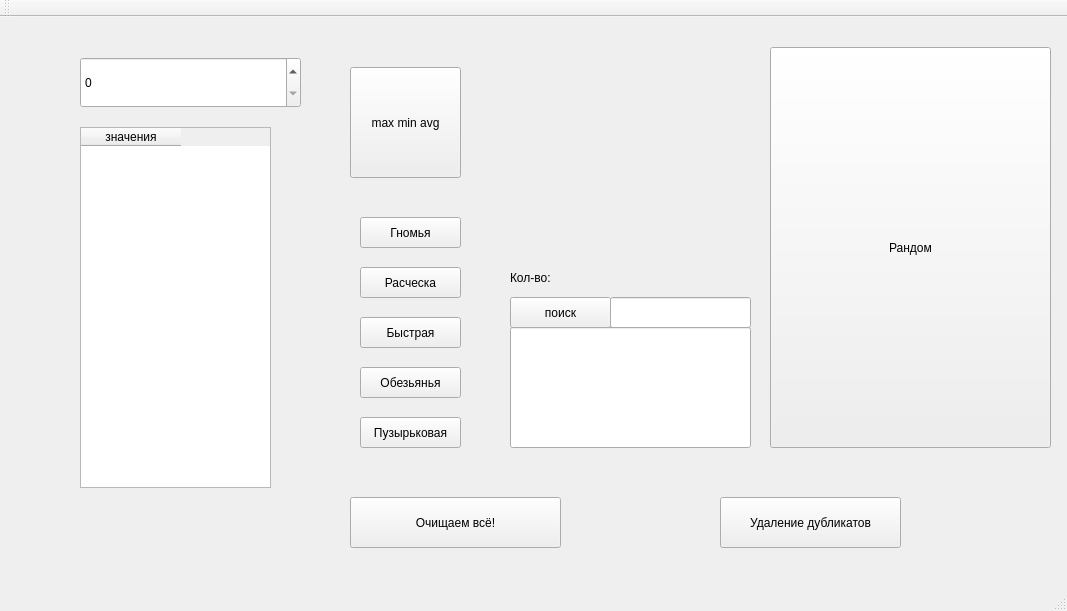
<?xml version="1.0" encoding="UTF-8"?>
<ui version="4.0">
 <class>MainWindow</class>
 <widget class="QMainWindow" name="MainWindow">
  <property name="geometry">
   <rect>
    <x>0</x>
    <y>0</y>
    <width>1067</width>
    <height>611</height>
   </rect>
  </property>
  <property name="windowTitle">
   <string>MainWindow</string>
  </property>
  <widget class="QWidget" name="centralWidget">
   <widget class="QSpinBox" name="spinBox">
    <property name="geometry">
     <rect>
      <x>80</x>
      <y>40</y>
      <width>221</width>
      <height>51</height>
     </rect>
    </property>
    <property name="maximum">
     <number>200</number>
    </property>
   </widget>
   <widget class="QTableWidget" name="tableWidget">
    <property name="geometry">
     <rect>
      <x>80</x>
      <y>110</y>
      <width>191</width>
      <height>361</height>
     </rect>
    </property>
    <column>
     <property name="text">
      <string>значения</string>
     </property>
    </column>
   </widget>
   <widget class="QPushButton" name="pushButton_avg">
    <property name="geometry">
     <rect>
      <x>350</x>
      <y>50</y>
      <width>111</width>
      <height>111</height>
     </rect>
    </property>
    <property name="text">
     <string>max min avg</string>
    </property>
   </widget>
   <widget class="QPushButton" name="pushButton_gnom">
    <property name="geometry">
     <rect>
      <x>360</x>
      <y>200</y>
      <width>101</width>
      <height>31</height>
     </rect>
    </property>
    <property name="text">
     <string>Гномья</string>
    </property>
   </widget>
   <widget class="QPushButton" name="pushButton_monkey">
    <property name="geometry">
     <rect>
      <x>360</x>
      <y>350</y>
      <width>101</width>
      <height>31</height>
     </rect>
    </property>
    <property name="text">
     <string>Обезьянья</string>
    </property>
   </widget>
   <widget class="QPushButton" name="pushButton_rashectka">
    <property name="geometry">
     <rect>
      <x>360</x>
      <y>250</y>
      <width>101</width>
      <height>31</height>
     </rect>
    </property>
    <property name="text">
     <string>Расческа</string>
    </property>
   </widget>
   <widget class="QPushButton" name="pushButton_quick">
    <property name="geometry">
     <rect>
      <x>360</x>
      <y>300</y>
      <width>101</width>
      <height>31</height>
     </rect>
    </property>
    <property name="text">
     <string>Быстрая</string>
    </property>
   </widget>
   <widget class="QPushButton" name="pushButton_bubble">
    <property name="geometry">
     <rect>
      <x>360</x>
      <y>400</y>
      <width>101</width>
      <height>31</height>
     </rect>
    </property>
    <property name="text">
     <string>Пузырьковая</string>
    </property>
   </widget>
   <widget class="QLabel" name="label_max">
    <property name="geometry">
     <rect>
      <x>500</x>
      <y>50</y>
      <width>121</width>
      <height>31</height>
     </rect>
    </property>
    <property name="text">
     <string/>
    </property>
   </widget>
   <widget class="QLabel" name="label_min">
    <property name="geometry">
     <rect>
      <x>500</x>
      <y>100</y>
      <width>121</width>
      <height>21</height>
     </rect>
    </property>
    <property name="text">
     <string/>
    </property>
   </widget>
   <widget class="QLabel" name="label_avg">
    <property name="geometry">
     <rect>
      <x>500</x>
      <y>140</y>
      <width>121</width>
      <height>21</height>
     </rect>
    </property>
    <property name="text">
     <string/>
    </property>
   </widget>
   <widget class="QLineEdit" name="lineEdit_found">
    <property name="geometry">
     <rect>
      <x>610</x>
      <y>280</y>
      <width>141</width>
      <height>31</height>
     </rect>
    </property>
   </widget>
   <widget class="QLabel" name="label_2">
    <property name="geometry">
     <rect>
      <x>510</x>
      <y>250</y>
      <width>71</width>
      <height>21</height>
     </rect>
    </property>
    <property name="text">
     <string>Кол-во:</string>
    </property>
   </widget>
   <widget class="QLabel" name="lable_searchCount">
    <property name="geometry">
     <rect>
      <x>590</x>
      <y>250</y>
      <width>141</width>
      <height>21</height>
     </rect>
    </property>
    <property name="text">
     <string/>
    </property>
   </widget>
   <widget class="QLineEdit" name="lineEdit_2">
    <property name="geometry">
     <rect>
      <x>510</x>
      <y>310</y>
      <width>241</width>
      <height>121</height>
     </rect>
    </property>
   </widget>
   <widget class="QPushButton" name="pushButton_deleteDublikat">
    <property name="geometry">
     <rect>
      <x>720</x>
      <y>480</y>
      <width>181</width>
      <height>51</height>
     </rect>
    </property>
    <property name="text">
     <string>Удаление дубликатов</string>
    </property>
   </widget>
   <widget class="QPushButton" name="pushButton_all_clear">
    <property name="geometry">
     <rect>
      <x>350</x>
      <y>480</y>
      <width>211</width>
      <height>51</height>
     </rect>
    </property>
    <property name="text">
     <string>Очищаем всё!</string>
    </property>
   </widget>
   <widget class="QPushButton" name="pushButton_rundom">
    <property name="geometry">
     <rect>
      <x>770</x>
      <y>30</y>
      <width>281</width>
      <height>401</height>
     </rect>
    </property>
    <property name="text">
     <string>Рандом</string>
    </property>
   </widget>
   <widget class="QPushButton" name="pushButton">
    <property name="geometry">
     <rect>
      <x>510</x>
      <y>280</y>
      <width>101</width>
      <height>31</height>
     </rect>
    </property>
    <property name="text">
     <string>поиск</string>
    </property>
   </widget>
  </widget>
  <widget class="QMenuBar" name="menuBar">
   <property name="geometry">
    <rect>
     <x>0</x>
     <y>0</y>
     <width>1067</width>
     <height>20</height>
    </rect>
   </property>
  </widget>
  <widget class="QToolBar" name="mainToolBar">
   <attribute name="toolBarArea">
    <enum>TopToolBarArea</enum>
   </attribute>
   <attribute name="toolBarBreak">
    <bool>false</bool>
   </attribute>
  </widget>
  <widget class="QStatusBar" name="statusBar"/>
 </widget>
 <layoutdefault spacing="6" margin="11"/>
 <resources/>
 <connections/>
</ui>
